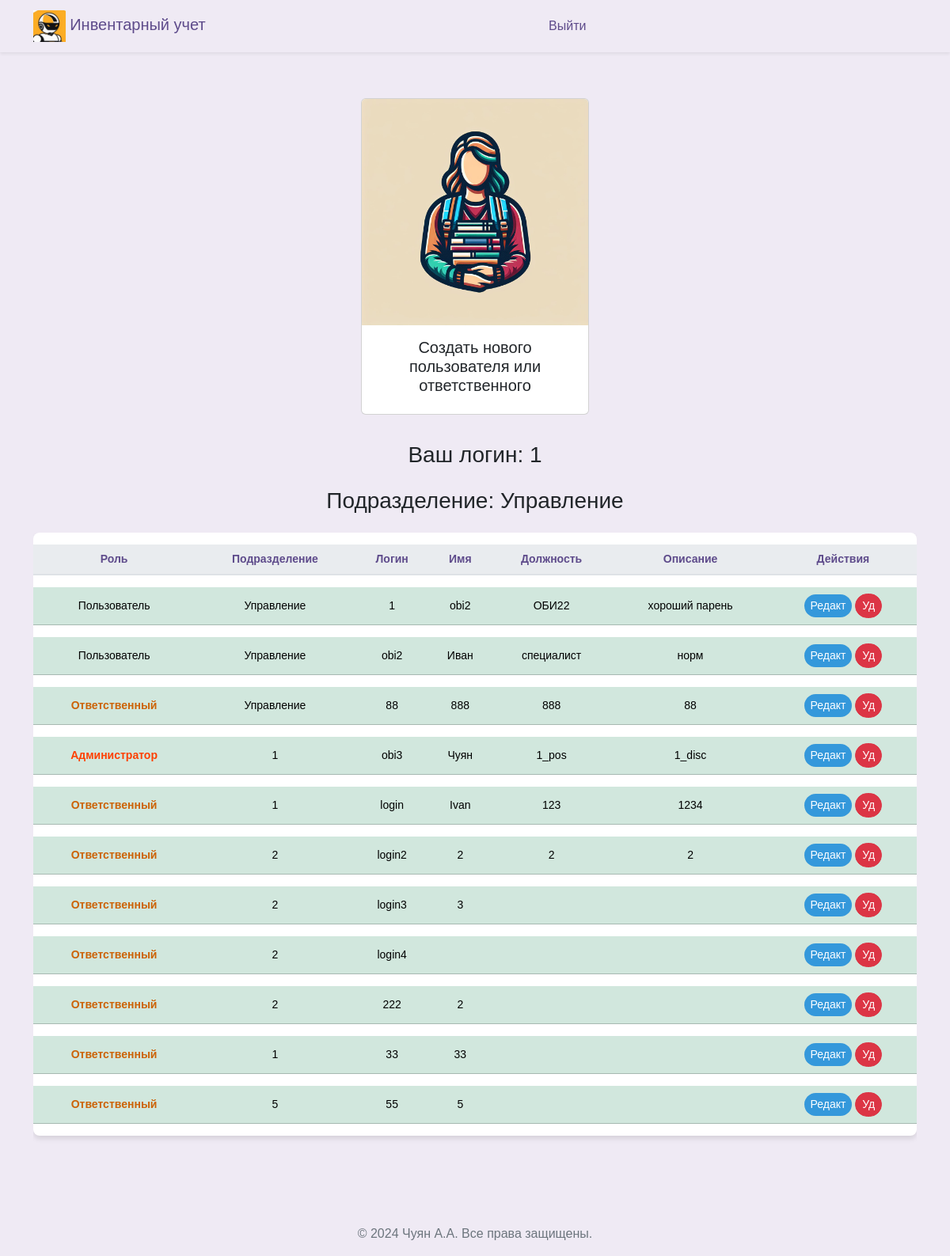
/workers_admin (signed in), run on an earlier commit of the app's database.
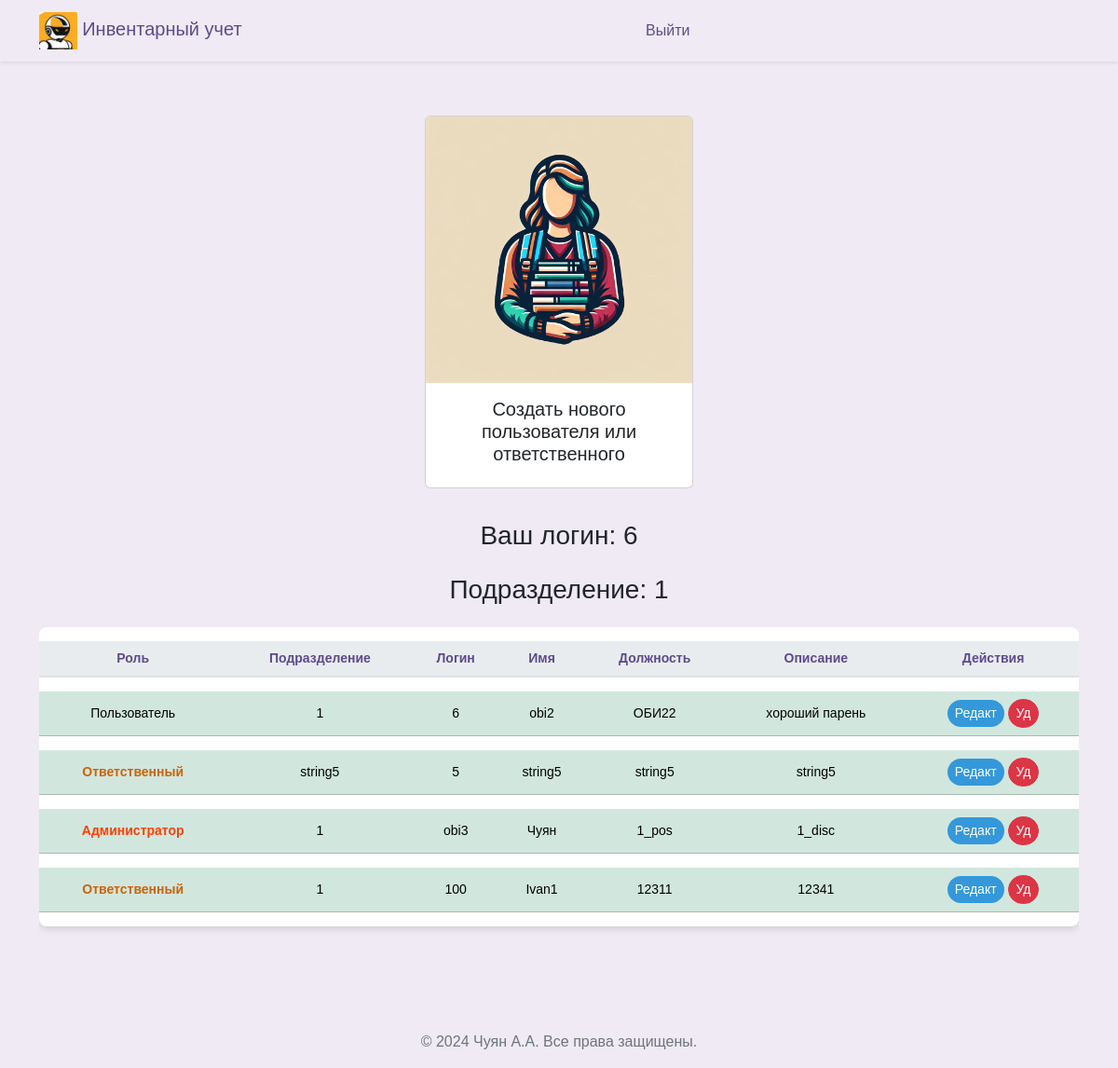
And on a later commit of the database.
### src/database/models.py (models this page shows)
class Worker(Base):
    __tablename__ = "worker"
    id = Column(Integer, primary_key=True)
    role = Column(Enum(Role), default=Role.guest)
    fio = Column(String)
    name = Column(String, unique=True)
    password = Column(String)
    department = Column(String)
    position = Column(String)
    description = Column(String, default=None)
    conn_worker_arm = relationship(
        "Arm", back_populates="conn_arm_worker"
    )

### src/frontend/router.py (the view)
@router.get("/workers")
async def get_workers(
    request: Request,
    worker: Worker = Depends(get_worker_or_redirect),
    session: AsyncSession = Depends(get_session),
):
    data = await CRUDWorker.get_all(session)
    return templates.TemplateResponse(
        "workers/index.html",
        {"request": request, "worker": worker, "data": data},
    )

### src/frontend/template/workers_admin/index.html (shortened to what this page needs)
{% extends "base/base.html" %}
{% block content %}
<head>
</head>
<div class="d-flex justify-content-center align-items-center">
  <a class="nav-link" href="#" data-bs-toggle="modal" data-bs-target="#modal_create" bs-department="{{worker.department}}">
    <div class="card" style="width: 18rem; margin: 10px;">
      <img src="../assets/img/workers.jpg" class="card-img-top" alt="...">
      <div class="card-body">
        <h5 class="card-title" style="text-align: center;">Создать нового пользователя или ответственного</h5>
      </div>
    </div>
  </a>
</div>
<div class="row ">
  <div class="col-12">
    <h3 class="mb-4" style="margin-bottom: 60px; text-align: center;">Ваш логин: {{ worker.name }}</h3>
    <h3 class="mb-4" style="margin-bottom: 60px; text-align: center;">Подразделение: {{ worker.department }}</h3>
    <div class="table-responsive">
      <table class="table table-hover table-shadow table-rounded ">
        <thead>
          <tr>
            <th scope="col" >Роль</th>
            <th scope="col" >Подразделение</th>
            <th scope="col" >Логин</th>
            <th scope="col" >Имя</th>
            <th scope="col" >Должность</th>
            <th scope="col" >Описание</th>
            <th scope="col" >Действия</th>
          </tr>
        </thead>
        <tbody class="text-center">
          {% for worker_tuple in data %}
            {% set workers = worker_tuple %}
                <tr class="table-success " >
                  <td>{% if workers.role.name == 'user' %}<span class="orange-bold-text">Ответственный</span>{% elif workers.role.name == 'admin' %}<span class="red-bold-text">Администратор</span> {% else %}Пользователь{% endif %}</td>
                  <td>{{ workers.department }}</td>
                  <td>{{ workers.name }}</td>
                  <td>{{ workers.fio }}</td>
                  <td>{{ workers.position }}</td>
                  <td>{{ workers.description }}</td>
                  <td>
                    <button type="button" class="btn btn-primary btn-sm" style="background-color: #3498db; color: white;"
                      data-bs-toggle="modal"
                      data-bs-target="#modal_update"
                      data-bs1="{{workers.fio}}"
                      data-bs2="{{workers.name}}"
                      data-bs3="{{workers.position}}"
                      data-bs4="{{workers.description}}"
                      data-bs5= "{{workers.id}}"
                      data-bs6= "{{workers.department}}"
                      data-bs7= "{{workers.role.name}}">
                      Редакт
                    </button>
                    <button type="button" class="btn btn-danger btn-sm" style="color: white;"
                      onclick="deleteWorker('{{ workers.id }}')">
                      Уд
                    </button>
                  </td>
                </tr>
          {% endfor %}
        </tbody>
      </table>
    </div>
  </div>
</div>
{% endblock %}

### src/frontend/template/base/base.html (shortened to what this page needs)
<!DOCTYPE html>
<html lang="ru">
<head>{% include 'base/head.html' %}</head>
<body>
  {% include 'base/nav.html' %}
  <div class="container my-5">
    {% block content %}{% endblock %}
  </div>
  {% include 'base/footer.html' %}
</body>
</html>

### src/frontend/template/base/head.html (shortened to what this page needs)
<head>
  <link rel="stylesheet" href="/assets/css/bootstrap.min.css">
  <link href="/assets/css/select2.min.css" rel="stylesheet" />
  <link rel="stylesheet" href="/assets/css/base.css">
</head>

### src/frontend/template/base/nav.html
<nav class="navbar navbar-expand-lg navbar-light shadow-sm">
    <div class="container">
      <a class="navbar-brand" href="/">
        <img src="/assets/img/logo_min.jpg" alt="Педагог Logo" id="brand-logo" style="max-height: 40px;"> Инвентарный учет
      </a>
      <div class="collapse navbar-collapse" id="navbarNav">
        {% if user %}
        <ul class="navbar-nav mx-auto">
          {% if worker.role == 'admin' %}
          <li class="nav-item {% if request_path == '/worker' %}active{% endif %}">
            <a class="nav-link" href="/worker">Кабинет администратора</a>
          </li>
          {% endif %}
          {% if worker.role == 'user' %}
          <li class="nav-item {% if request_path == '/prepod' %}active{% endif %}">
            <a class="nav-link" href="/prepod">Кабинет ответсвтенного за учет</a>
          </li>
          {% endif %}
        </ul>
        {% else %}
        <ul class="navbar-nav mx-auto ml-md-auto">
          <li class="nav-item {% if request_path == '/auth' %}active{% endif %}">
            <a class="nav-link" href="/logout">Выйти</a>
          </li>
        </ul>
        {% endif %}
      </div>
    </div>
</nav>

### src/frontend/template/base/footer.html
﻿<footer style="text-align: center;">
  <p>&copy; 2024 Чуян А.А. Все права защищены.</p>
</footer>

### src/frontend/assets/css/base.css (style rules this page uses)
body { margin: 0; font-family: 'Nunito Sans', Arial, sans-serif; background-color: #efeaf4; }
.navbar { background-color: rgb(255, 255, 255), 255, 255); box-shadow: 0 4px 6px rgba(0, 0, 0, 0.1); }
.navbar-brand, .nav-link { color: #5e4b8b !important; }
.nav-link { margin: 0 10px; border-radius: 20px; transition: background-color 0.3s, color 0.3s; }
p { color: #6c757d; }
.table { background-color: #ffffff; color: #5e4b8b; border-collapse: separate; border-spacing: 0 15px; }
.table th, .table td { border-top: none !important; vertical-align: middle; }
.table thead th { background-color: #e9ecef; color: #5e4b8b; border-bottom: 2px solid #dee2e6; }
.table .btn, .table a { color: #7e57c2; transition: color 0.3s; }
.table td { padding: .5rem; }
.table-rounded { border-radius: .5rem; overflow: hidden; }
.table-shadow { box-shadow: 0 4px 6px rgba(0, 0, 0, 0.1); }
.btn { border-radius: 20px; }
.btn-primary { background-color: #8e44b0; border: none; color: #ffffff; transition: background-color 0.3s, color 0.3s, box-shadow 0.3s; }

### src/frontend/template/workers_admin/index.html (style rules this page uses)
table { font-family: Arial, sans-serif; }
td { font-size: 14px; }
th { text-align: center; font-size: 14px; }
.orange-bold-text { color: rgb(204, 99, 7); font-weight: bold; }
.red-bold-text { color: rgb(254, 63, 0); font-weight: bold; }

What changed in the data, as far as the page shows it:
removed Worker: role "Пользователь", department "Управление", name "obi2", fio "Иван", position "специалист", description "норм"
removed Worker: role "Ответственный", department "Управление", name "88", fio "888", position "888", description "88"
removed Worker: role "Ответственный", department "2", name "login2", fio "2", position "2", description "2"
removed Worker: role "Ответственный", department "2", name "login3", fio "3"
removed Worker: role "Ответственный", department "2", name "login4"
removed Worker: role "Ответственный", department "2", name "222", fio "2"
removed Worker: role "Ответственный", department "1", name "33", fio "33"
removed Worker: role "Ответственный", department "5", name "55", fio "5"
changed Worker "obi2": name "1" → "6"; department "Управление" → "1"
added Worker: role "Ответственный", department "string5", name "5", fio "string5", position "string5", description "string5"
changed Worker: name "login" → "100"; fio "Ivan" → "Ivan1"; position "123" → "12311"; description "1234" → "12341"
